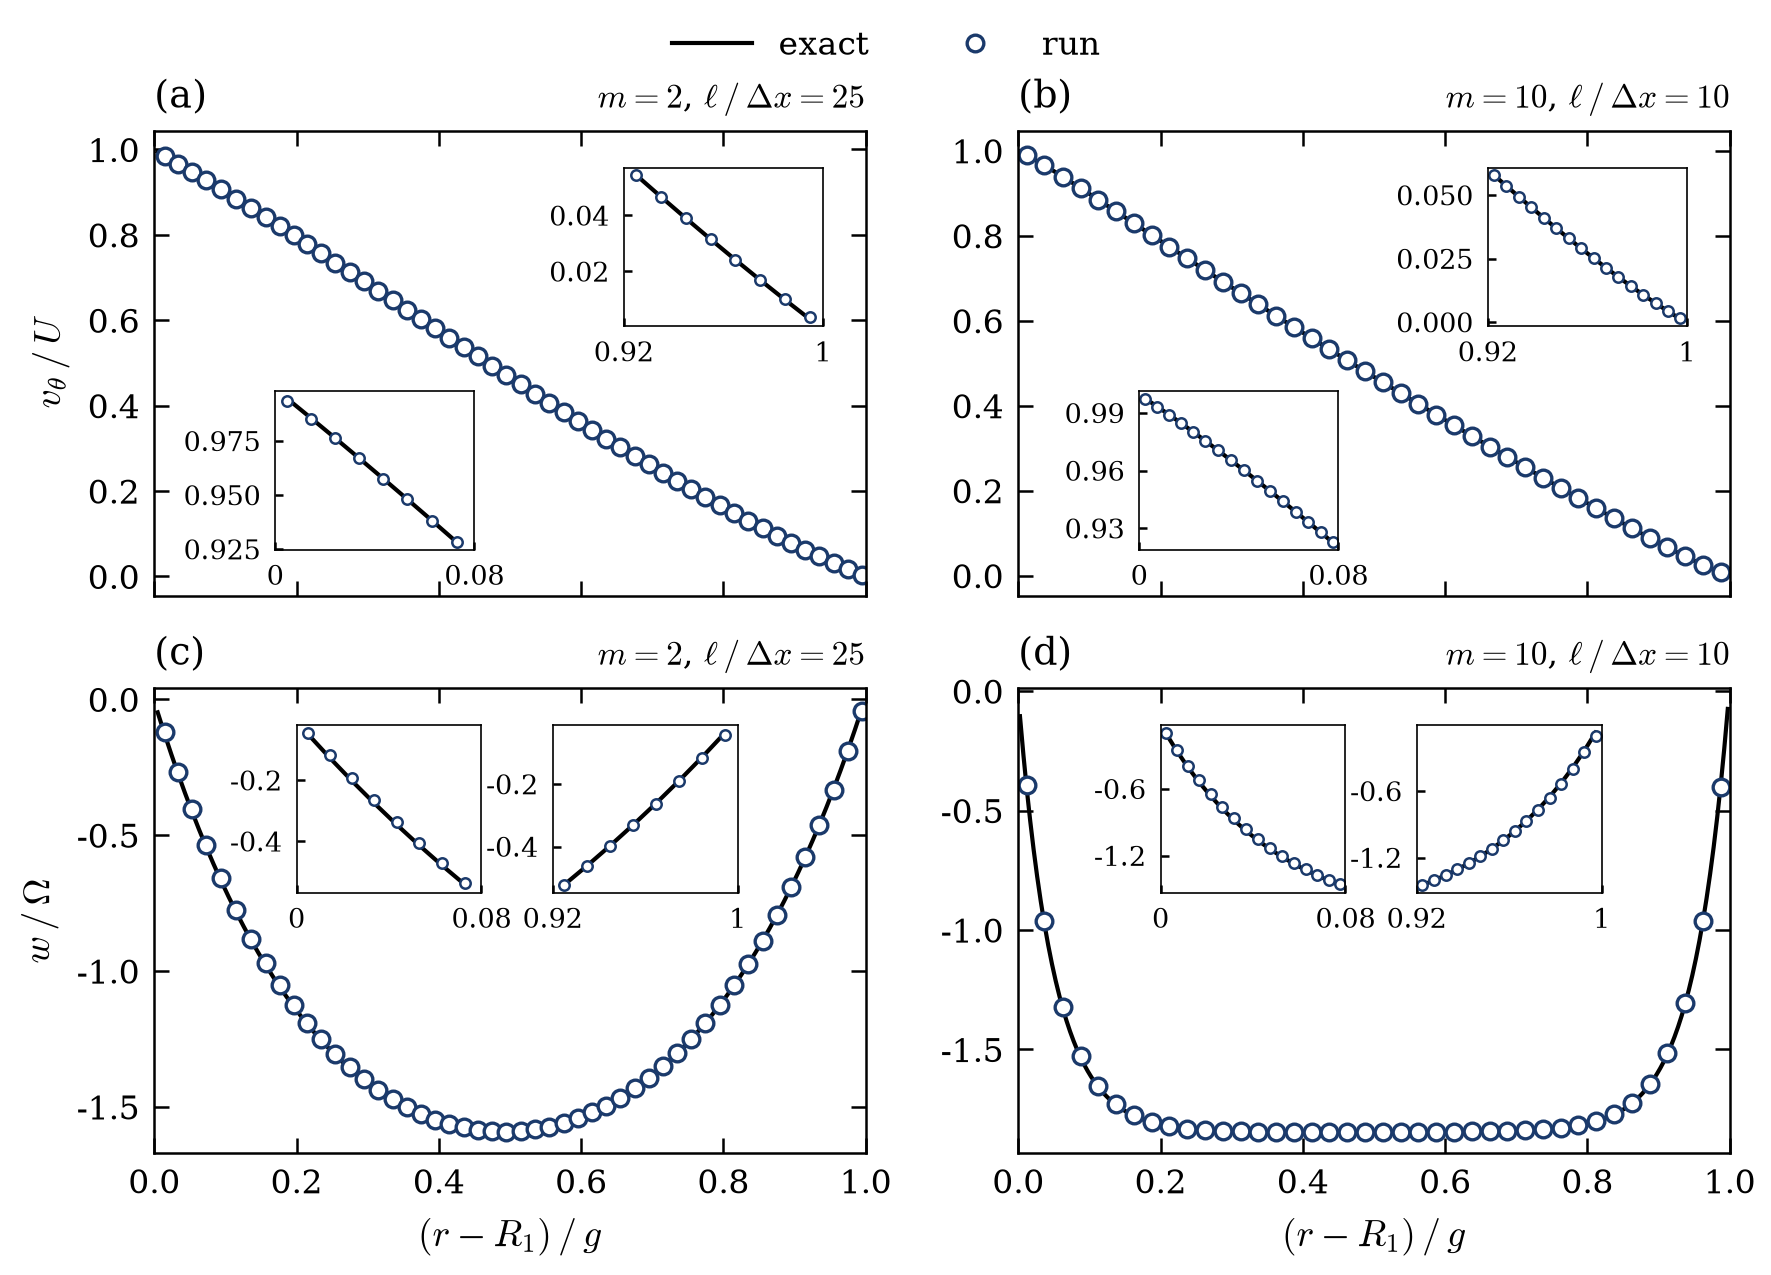

The script that saved this image:
"""
Item 01 - concentric cylinders: v_theta(r) and w(r) of the runs against the exact solution, K = 3 at m = 2 and
m = 10, with insets of both wall layers.

Run from the repository root:  python data/micropolar/ch5_draft/fig_01_concentric_profiles.py
"""
import matplotlib.pyplot as plt
import numpy as np

import concentric_data as data
import sources
import style

SOURCE = sources.CONCENTRIC
RUNS = ["g100_k3_m2", "g200_k3_m10"]            # K = 3: m = 2 (l = 25 dx) and m = 10 (l = 10 dx)
INSET_WIDTH = 0.08                               # in gaps


def main() -> int:
    style.setup()
    runs = data.load(SOURCE)["runs"]
    present = [name for name in RUNS if name in runs and "exact_profile" in runs[name]]
    if len(present) < len(RUNS):
        print("[pack] item 01: runs missing:", sorted(set(RUNS) - set(present)))
        return 1
    figure, axes = plt.subplots(2, 2, figsize=(style.WIDE, 0.72 * style.WIDE), sharex=True)
    numbers = {}
    for column, name in enumerate(RUNS):
        record = runs[name]
        profile, exact = record["profile"], record["exact_profile"]
        radius = (np.asarray(profile["radius"]) - data.INNER_RADIUS) / data.GAP
        exact_radius = (np.asarray(exact["radius"]) - data.INNER_RADIUS) / data.GAP
        stride = max(1, radius.size // 40)
        for row, (key, scale, label) in enumerate((("velocity", data.WALL_SPEED, style.VELOCITY),
                                                   ("spin", data.ROTATION_RATE, style.SPIN))):
            axis = axes[row][column]
            measured = np.asarray(profile[key]) / scale
            expected = np.asarray(exact[key]) / scale
            axis.plot(exact_radius, expected, **style.EXACT, label="exact")
            axis.plot(radius[stride // 2::stride], measured[stride // 2::stride],
                      **style.run_markers(0, filled=False), label="run")
            axis.set_xlim(0.0, 1.0)
            if column == 0:
                axis.set_ylabel(style.math(label))
            if row == 1:
                axis.set_xlabel(style.math(style.RADIUS_IN_GAP))
            style.panel_letter(axis, "abcd"[2 * row + column])
            axis.text(1.0, 1.03, rf"$m = {record['gap_over_two_lengths']:g}$, "
                      rf"${style.LENGTH_IN_SPACINGS} = {record['length_in_spacings']:g}$",
                      transform=axis.transAxes, ha="right", va="bottom", fontsize=style.FONT_SIZE - 1.0)
            # insets: the layer at the rotor and the layer at the stator, every bin (one per dx)
            if key == "velocity":
                places = ([0.17, 0.10, 0.28, 0.34], [0.66, 0.58, 0.28, 0.34])
            else:
                places = ([0.20, 0.56, 0.26, 0.36], [0.56, 0.56, 0.26, 0.36])
            for place, (low, high) in zip(places, ((0.0, INSET_WIDTH), (1.0 - INSET_WIDTH, 1.0))):
                inset = axis.inset_axes(place)
                chosen = (radius >= low) & (radius <= high)
                chosen_exact = (exact_radius >= low) & (exact_radius <= high)
                inset.plot(exact_radius[chosen_exact], expected[chosen_exact], **style.EXACT)
                inset.plot(radius[chosen], measured[chosen], **{**style.run_markers(0, filled=False),
                                                                "markersize": 2.5, "markeredgewidth": 0.6})
                inset.set_xlim(low, high)
                inset.set_xticks([low, high])
                inset.set_xticklabels([f"{low:g}", f"{high:g}"])
                inset.tick_params(labelsize=style.FONT_SIZE - 2.5, length=2.0, top=False, right=False)
                inset.yaxis.set_major_locator(plt.MaxNLocator(3))
                for spine in inset.spines.values():
                    spine.set_linewidth(0.4)
        numbers[name] = {key: record[key] for key in ("velocity_error_core", "velocity_error_wall_layers",
                                                      "spin_error_core", "spin_error_wall_layers",
                                                      "relative_torque_change", "exact_hydrodynamic")}
    handles, labels = axes[0][0].get_legend_handles_labels()
    figure.tight_layout(pad=0.4, w_pad=1.2, h_pad=1.0, rect=(0.0, 0.0, 1.0, 0.95))
    figure.legend(handles, labels, loc="upper center", ncol=2, bbox_to_anchor=(0.5, 1.0))
    style.save(figure, "fig_01_concentric_profiles")

    first, second = (runs[name] for name in RUNS)
    caption = (
        "Circular Couette flow of the micropolar fluid between concentric cylinders (R1 = 4 g, R2 = 5 g, rotor at "
        "Omega, w = 0 on both walls): bin means of the azimuthal velocity (a, b) and of the micro-rotation (c, d) "
        "over the last quarter of the run (bins of one dx, about forty shown; every bin in the insets, which cover "
        f"the {INSET_WIDTH:g} g next to the rotor and to the stator) against the exact solution (line). "
        f"(a, c) {data.parameters(first)}, run `{RUNS[0]}`; (b, d) {data.parameters(second)}, run `{RUNS[1]}`. "
        f"Tag {data.tags(runs, RUNS)}. Rms deviation from the exact profile, relative to the rms of the profile: "
        + "; ".join(
            f"m = {runs[name]['gap_over_two_lengths']:g}: v {runs[name]['velocity_error_core']:.1e} in the core and "
            f"{runs[name]['velocity_error_wall_layers']:.1e} within h of a wall, w "
            f"{runs[name]['spin_error_core']:.1e} and {runs[name]['spin_error_wall_layers']:.1e}" for name in RUNS)
        + ".")
    style.record("01", "Concentric cylinders: profiles against the exact solution", SOURCE["status"], caption,
                 ["fig_01_concentric_profiles.pdf", "fig_01_concentric_profiles.png"],
                 [SOURCE["analysis"]] + RUNS, numbers, SOURCE["tag"])
    return 0


if __name__ == "__main__":
    raise SystemExit(main())
